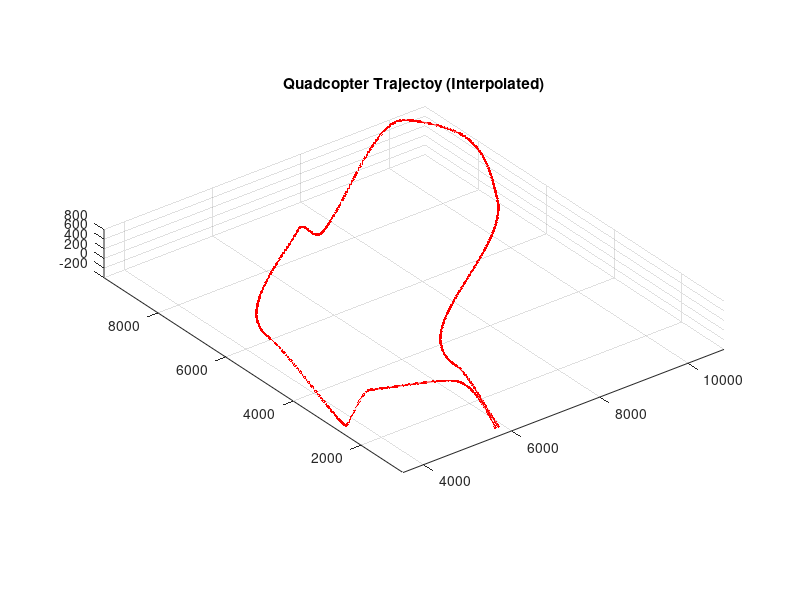

Reproduce this figure in MATLAB.
%% Trajectory
% This scripts generates the interpolated data for the reference trajectory
close all; clc; clear all;

load('exportWP')

for i = 0:length(exportWP)-1
    WP(i+1,:) = exportWP(length(exportWP)-i).Position;
end

for i = 1:length(exportWP)-1
    distWP(i) = sqrt((WP(i+1,1)-WP(i,1))^2+(WP(i+1,2)-WP(i,2))^2);
end

% Add heights to map points
WP(12,:) = WP(1,:);
WP(:,3) = zeros(12,1);
WP(:,3) = ...
    [0;
    100;
    100;
    0;
    100;
    100;
    0;
    100;
    100;
    100;
    100;
    0];

% Offset final waypoint for error reasons
WP(end,1) = WP(end,1) + 10;

WP = 5000/700*WP;

temp = cat(1,0,cumsum(sqrt(sum(diff(WP,[],1).^2,2))));
interpWP = interp1(temp, WP, unique([temp(:)' linspace(0,temp(end),1430)]),'PCHIP');
dd = interpWP;

save 'WP_map.mat' dd

figure, hold on
%plot3(WP(:,1),WP(:,2),WP(:,3),'.b-')
plot3(dd(:,1),dd(:,2),dd(:,3),'.r-')
grid on
title('Quadcopter Trajectoy (Interpolated)')
axis image, view(3),
